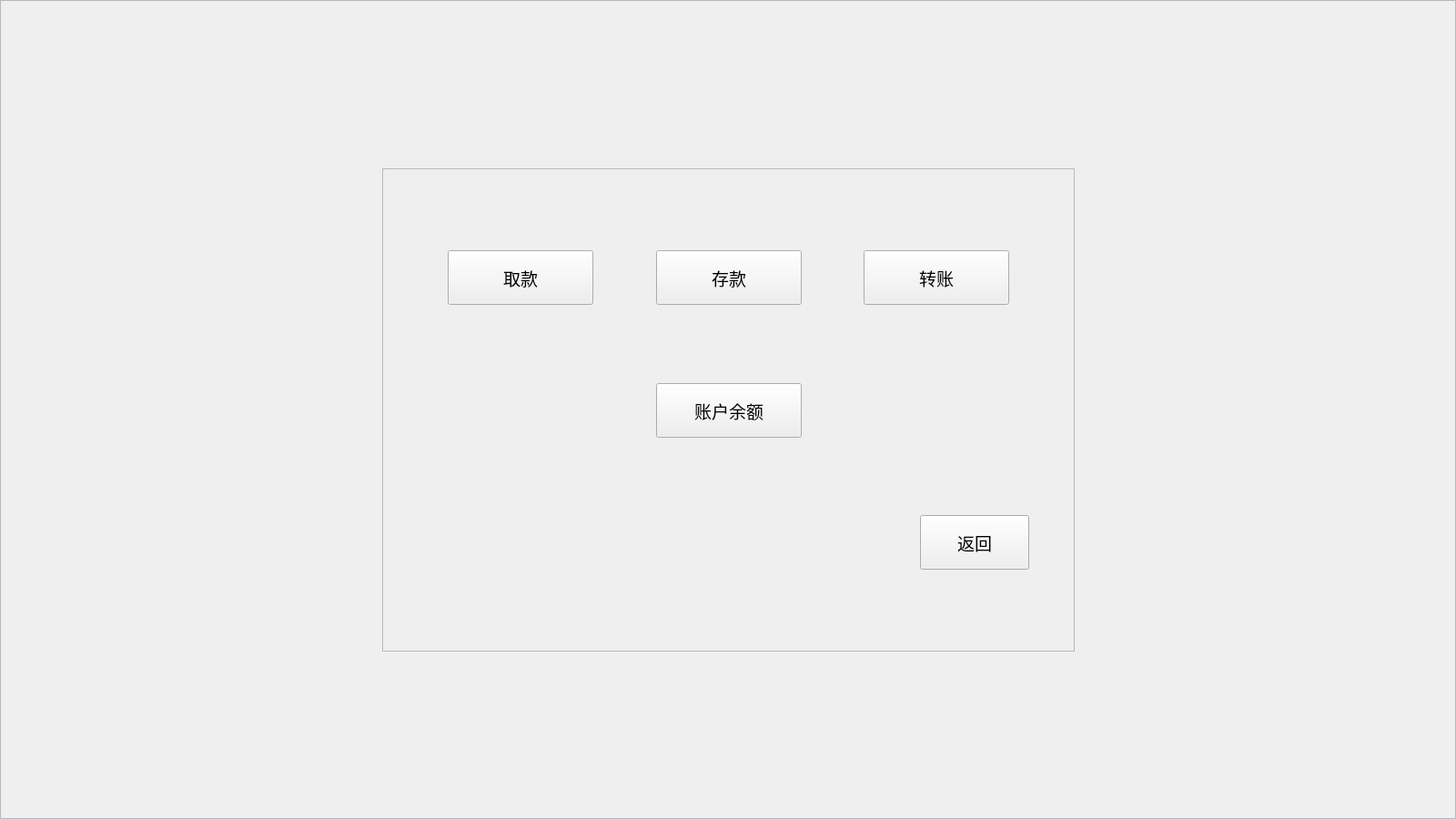
<?xml version="1.0" encoding="UTF-8"?>
<ui version="4.0">
 <class>jiaoyi</class>
 <widget class="QWidget" name="jiaoyi">
  <property name="geometry">
   <rect>
    <x>0</x>
    <y>0</y>
    <width>1600</width>
    <height>900</height>
   </rect>
  </property>
  <property name="sizePolicy">
   <sizepolicy hsizetype="Fixed" vsizetype="Fixed">
    <horstretch>0</horstretch>
    <verstretch>0</verstretch>
   </sizepolicy>
  </property>
  <property name="minimumSize">
   <size>
    <width>1600</width>
    <height>900</height>
   </size>
  </property>
  <property name="maximumSize">
   <size>
    <width>1600</width>
    <height>900</height>
   </size>
  </property>
  <property name="windowTitle">
   <string>Form</string>
  </property>
  <widget class="QFrame" name="frame_background">
   <property name="geometry">
    <rect>
     <x>0</x>
     <y>0</y>
     <width>1600</width>
     <height>900</height>
    </rect>
   </property>
   <property name="sizePolicy">
    <sizepolicy hsizetype="Fixed" vsizetype="Fixed">
     <horstretch>0</horstretch>
     <verstretch>0</verstretch>
    </sizepolicy>
   </property>
   <property name="minimumSize">
    <size>
     <width>1600</width>
     <height>900</height>
    </size>
   </property>
   <property name="maximumSize">
    <size>
     <width>1600</width>
     <height>900</height>
    </size>
   </property>
   <property name="frameShape">
    <enum>QFrame::StyledPanel</enum>
   </property>
   <property name="frameShadow">
    <enum>QFrame::Raised</enum>
   </property>
   <layout class="QGridLayout" name="gridLayout_2">
    <item row="0" column="0">
     <layout class="QVBoxLayout" name="verticalLayout_2">
      <item>
       <spacer name="verticalSpacer_5">
        <property name="orientation">
         <enum>Qt::Vertical</enum>
        </property>
        <property name="sizeHint" stdset="0">
         <size>
          <width>20</width>
          <height>40</height>
         </size>
        </property>
       </spacer>
      </item>
      <item>
       <layout class="QHBoxLayout" name="horizontalLayout_4">
        <item>
         <spacer name="horizontalSpacer_11">
          <property name="orientation">
           <enum>Qt::Horizontal</enum>
          </property>
          <property name="sizeHint" stdset="0">
           <size>
            <width>40</width>
            <height>20</height>
           </size>
          </property>
         </spacer>
        </item>
        <item>
         <widget class="QFrame" name="frame_login">
          <property name="sizePolicy">
           <sizepolicy hsizetype="Fixed" vsizetype="Fixed">
            <horstretch>0</horstretch>
            <verstretch>0</verstretch>
           </sizepolicy>
          </property>
          <property name="minimumSize">
           <size>
            <width>761</width>
            <height>531</height>
           </size>
          </property>
          <property name="maximumSize">
           <size>
            <width>761</width>
            <height>531</height>
           </size>
          </property>
          <property name="frameShape">
           <enum>QFrame::StyledPanel</enum>
          </property>
          <property name="frameShadow">
           <enum>QFrame::Raised</enum>
          </property>
          <layout class="QGridLayout" name="gridLayout">
           <item row="0" column="0">
            <layout class="QVBoxLayout" name="verticalLayout">
             <item>
              <spacer name="verticalSpacer_4">
               <property name="orientation">
                <enum>Qt::Vertical</enum>
               </property>
               <property name="sizeHint" stdset="0">
                <size>
                 <width>20</width>
                 <height>40</height>
                </size>
               </property>
              </spacer>
             </item>
             <item>
              <layout class="QHBoxLayout" name="horizontalLayout">
               <item>
                <spacer name="horizontalSpacer">
                 <property name="orientation">
                  <enum>Qt::Horizontal</enum>
                 </property>
                 <property name="sizeHint" stdset="0">
                  <size>
                   <width>40</width>
                   <height>20</height>
                  </size>
                 </property>
                </spacer>
               </item>
               <item>
                <widget class="QPushButton" name="pushButton">
                 <property name="sizePolicy">
                  <sizepolicy hsizetype="Fixed" vsizetype="Fixed">
                   <horstretch>0</horstretch>
                   <verstretch>0</verstretch>
                  </sizepolicy>
                 </property>
                 <property name="minimumSize">
                  <size>
                   <width>160</width>
                   <height>60</height>
                  </size>
                 </property>
                 <property name="maximumSize">
                  <size>
                   <width>160</width>
                   <height>60</height>
                  </size>
                 </property>
                 <property name="font">
                  <font>
                   <pointsize>14</pointsize>
                  </font>
                 </property>
                 <property name="text">
                  <string>取款</string>
                 </property>
                </widget>
               </item>
               <item>
                <spacer name="horizontalSpacer_2">
                 <property name="orientation">
                  <enum>Qt::Horizontal</enum>
                 </property>
                 <property name="sizeHint" stdset="0">
                  <size>
                   <width>40</width>
                   <height>20</height>
                  </size>
                 </property>
                </spacer>
               </item>
               <item>
                <widget class="QPushButton" name="pushButton_3">
                 <property name="sizePolicy">
                  <sizepolicy hsizetype="Fixed" vsizetype="Fixed">
                   <horstretch>0</horstretch>
                   <verstretch>0</verstretch>
                  </sizepolicy>
                 </property>
                 <property name="minimumSize">
                  <size>
                   <width>160</width>
                   <height>60</height>
                  </size>
                 </property>
                 <property name="maximumSize">
                  <size>
                   <width>160</width>
                   <height>60</height>
                  </size>
                 </property>
                 <property name="font">
                  <font>
                   <pointsize>14</pointsize>
                   <bold>false</bold>
                  </font>
                 </property>
                 <property name="text">
                  <string>存款</string>
                 </property>
                </widget>
               </item>
               <item>
                <spacer name="horizontalSpacer_3">
                 <property name="orientation">
                  <enum>Qt::Horizontal</enum>
                 </property>
                 <property name="sizeHint" stdset="0">
                  <size>
                   <width>40</width>
                   <height>20</height>
                  </size>
                 </property>
                </spacer>
               </item>
               <item>
                <widget class="QPushButton" name="pushButton_2">
                 <property name="sizePolicy">
                  <sizepolicy hsizetype="Fixed" vsizetype="Fixed">
                   <horstretch>0</horstretch>
                   <verstretch>0</verstretch>
                  </sizepolicy>
                 </property>
                 <property name="minimumSize">
                  <size>
                   <width>160</width>
                   <height>60</height>
                  </size>
                 </property>
                 <property name="maximumSize">
                  <size>
                   <width>160</width>
                   <height>60</height>
                  </size>
                 </property>
                 <property name="font">
                  <font>
                   <pointsize>14</pointsize>
                   <bold>false</bold>
                  </font>
                 </property>
                 <property name="text">
                  <string>转账</string>
                 </property>
                </widget>
               </item>
               <item>
                <spacer name="horizontalSpacer_4">
                 <property name="orientation">
                  <enum>Qt::Horizontal</enum>
                 </property>
                 <property name="sizeHint" stdset="0">
                  <size>
                   <width>40</width>
                   <height>20</height>
                  </size>
                 </property>
                </spacer>
               </item>
              </layout>
             </item>
             <item>
              <spacer name="verticalSpacer">
               <property name="orientation">
                <enum>Qt::Vertical</enum>
               </property>
               <property name="sizeHint" stdset="0">
                <size>
                 <width>20</width>
                 <height>40</height>
                </size>
               </property>
              </spacer>
             </item>
             <item>
              <layout class="QHBoxLayout" name="horizontalLayout_3">
               <item>
                <spacer name="horizontalSpacer_8">
                 <property name="orientation">
                  <enum>Qt::Horizontal</enum>
                 </property>
                 <property name="sizeHint" stdset="0">
                  <size>
                   <width>40</width>
                   <height>20</height>
                  </size>
                 </property>
                </spacer>
               </item>
               <item>
                <widget class="QPushButton" name="pushButton_4">
                 <property name="sizePolicy">
                  <sizepolicy hsizetype="Fixed" vsizetype="Fixed">
                   <horstretch>0</horstretch>
                   <verstretch>0</verstretch>
                  </sizepolicy>
                 </property>
                 <property name="minimumSize">
                  <size>
                   <width>160</width>
                   <height>60</height>
                  </size>
                 </property>
                 <property name="maximumSize">
                  <size>
                   <width>160</width>
                   <height>60</height>
                  </size>
                 </property>
                 <property name="font">
                  <font>
                   <pointsize>14</pointsize>
                  </font>
                 </property>
                 <property name="text">
                  <string>账户余额</string>
                 </property>
                </widget>
               </item>
               <item>
                <spacer name="horizontalSpacer_9">
                 <property name="orientation">
                  <enum>Qt::Horizontal</enum>
                 </property>
                 <property name="sizeHint" stdset="0">
                  <size>
                   <width>40</width>
                   <height>20</height>
                  </size>
                 </property>
                </spacer>
               </item>
              </layout>
             </item>
             <item>
              <spacer name="verticalSpacer_2">
               <property name="orientation">
                <enum>Qt::Vertical</enum>
               </property>
               <property name="sizeHint" stdset="0">
                <size>
                 <width>20</width>
                 <height>40</height>
                </size>
               </property>
              </spacer>
             </item>
             <item>
              <layout class="QHBoxLayout" name="horizontalLayout_2" stretch="1,0,0,0,0">
               <item>
                <spacer name="horizontalSpacer_5">
                 <property name="orientation">
                  <enum>Qt::Horizontal</enum>
                 </property>
                 <property name="sizeHint" stdset="0">
                  <size>
                   <width>40</width>
                   <height>20</height>
                  </size>
                 </property>
                </spacer>
               </item>
               <item>
                <widget class="QLabel" name="label">
                 <property name="text">
                  <string> </string>
                 </property>
                </widget>
               </item>
               <item>
                <spacer name="horizontalSpacer_6">
                 <property name="orientation">
                  <enum>Qt::Horizontal</enum>
                 </property>
                 <property name="sizeHint" stdset="0">
                  <size>
                   <width>40</width>
                   <height>20</height>
                  </size>
                 </property>
                </spacer>
               </item>
               <item>
                <widget class="QPushButton" name="pushButton_5">
                 <property name="sizePolicy">
                  <sizepolicy hsizetype="Fixed" vsizetype="Fixed">
                   <horstretch>0</horstretch>
                   <verstretch>0</verstretch>
                  </sizepolicy>
                 </property>
                 <property name="minimumSize">
                  <size>
                   <width>120</width>
                   <height>60</height>
                  </size>
                 </property>
                 <property name="maximumSize">
                  <size>
                   <width>120</width>
                   <height>60</height>
                  </size>
                 </property>
                 <property name="font">
                  <font>
                   <pointsize>14</pointsize>
                  </font>
                 </property>
                 <property name="text">
                  <string>返回</string>
                 </property>
                </widget>
               </item>
               <item>
                <spacer name="horizontalSpacer_7">
                 <property name="orientation">
                  <enum>Qt::Horizontal</enum>
                 </property>
                 <property name="sizeHint" stdset="0">
                  <size>
                   <width>40</width>
                   <height>20</height>
                  </size>
                 </property>
                </spacer>
               </item>
              </layout>
             </item>
             <item>
              <spacer name="verticalSpacer_3">
               <property name="orientation">
                <enum>Qt::Vertical</enum>
               </property>
               <property name="sizeHint" stdset="0">
                <size>
                 <width>20</width>
                 <height>40</height>
                </size>
               </property>
              </spacer>
             </item>
            </layout>
           </item>
          </layout>
         </widget>
        </item>
        <item>
         <spacer name="horizontalSpacer_10">
          <property name="orientation">
           <enum>Qt::Horizontal</enum>
          </property>
          <property name="sizeHint" stdset="0">
           <size>
            <width>40</width>
            <height>20</height>
           </size>
          </property>
         </spacer>
        </item>
       </layout>
      </item>
      <item>
       <spacer name="verticalSpacer_6">
        <property name="orientation">
         <enum>Qt::Vertical</enum>
        </property>
        <property name="sizeHint" stdset="0">
         <size>
          <width>20</width>
          <height>40</height>
         </size>
        </property>
       </spacer>
      </item>
     </layout>
    </item>
   </layout>
  </widget>
 </widget>
 <resources/>
 <connections/>
</ui>
